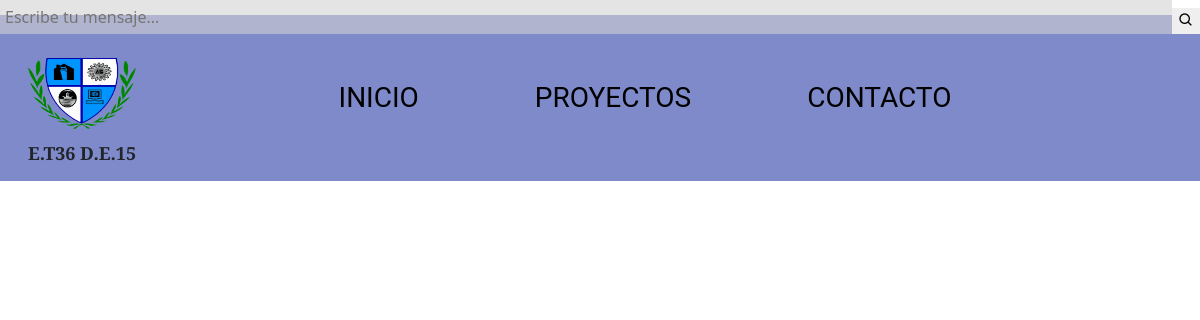
/contacto/, run on an earlier commit of the app's database.
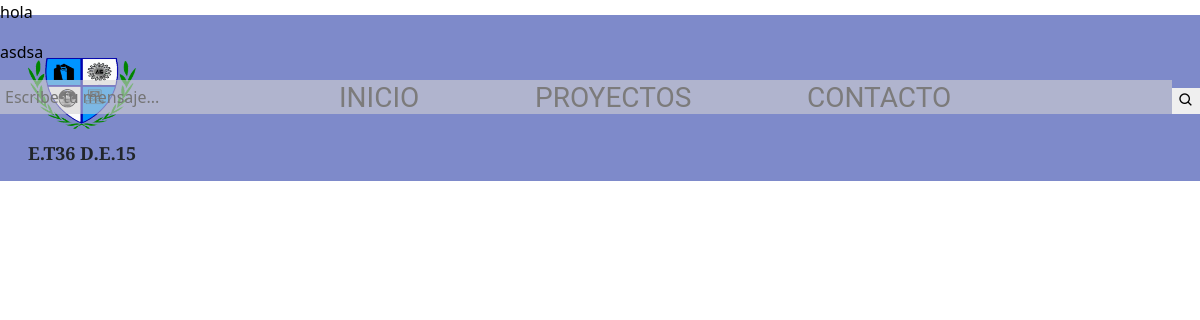
And on a later commit of the database.
### tatoApp/models.py (models this page shows)
class Messages(models.Model):
    content = models.TextField(max_length=180)
    created_at = models.DateTimeField(auto_now_add=True)

### tatoApp/views.py (the view)
# urls.py: path('contacto/', views.contacto, name="contacto"),
def contacto(request):
    mensajes = Messages.objects.all()
    return render(request, 'contacto.html', {
        'mensajes':mensajes
    })

### tatoApp/templates/contacto.html (shortened to what this page needs)
{% load static %}
<!DOCTYPE html>
<html lang="en">
    <!DOCTYPE html>
    <html lang="en">
    <head>
      <link rel="stylesheet" href="{% static 'style.css' %}">
      <link rel="stylesheet" href="https://unpkg.com/aos@next/dist/aos.css"/>
      <link href='https://unpkg.com/boxicons@2.1.4/css/boxicons.min.css' rel='stylesheet'>
      <link href="https://cdn.jsdelivr.net/npm/bootstrap@5.3.0-alpha2/dist/css/bootstrap.min.css" rel="stylesheet"
>
      <link rel="stylesheet" href="https://unpkg.com/swiper@8/swiper-bundle.min.css" />
    </head>
    <body>
      <header id="header">
        <nav class="navbar navbar-expand-lg">
          <div class="container-fluid">
            <div class="logo-container">
              <a href="index.html">
                <img class="img-logo" src="{% static 'logo-et36.png' %}" alt="logo-et36">
              </a>
              <h1 class="header-title">E.T36 D.E.15</h1>
            </div>
            <div class="collapse navbar-collapse justify-content-center" id="navbarSupportedContent">
              <ul class="navbar-nav mb-2 mb-lg-0">
                <li class="nav-item">
                  <div data-aos="zoom-out">
                    <a class="nav-link active" aria-current="page" href="index.html">INICIO</a>
                  </div>
                </li>
                <li class="nav-item">
                  <div data-aos="zoom-out">
                    <a class="nav-link active" aria-current="page" href="#">PROYECTOS</a>
                  </div>
                </li>
                <li class="nav-item">
                  <div data-aos="zoom-out">
                    <a class="nav-link active" aria-current="page" href="#">CONTACTO</a>
                  </div>
                </li>
              </ul>
            </div>
          </div>
        </nav>
      </header>
      <main class="mainMessages">
        <div class="messages">
          {% for mensaje in mensajes %}
            <p style="color:black;">{{mensaje.content}}</p>
          {% endfor %}
          <form action="{% url 'ask' %}" class="formMessage" method="POST">
              <input type="text" name="message" placeholder="Escribe tu mensaje..." required>
              <button class="sendMessage">
                <i class='bx bx-search'></i>
              </button>
          </form>
        </div>
      </main>
</body>
</html>

### tatoApp/static/style.css (style rules this page uses)
* { margin: 0; border: 0; box-sizing: border-box; }
html { scroll-behavior: smooth; }
body { overflow-x: hidden; }
:root { --primary: rgba(94, 109, 189, 0.8); ; --white: #ffffff; --bg: #f5f5f5; }
#header { width: 100%; background-color: rgba(94, 109, 189, 0.8); margin-top: 15px; box-shadow: black; }
.logo-container { display: flex; flex-direction: column; }
.header-title { display: flex; justify-content: center; font-family: 'EB Garamond', serif; font-weight: bold; margin-top: -20px; font-size: 18px; }
.img-logo { width: 120px; height: 120px; margin: 10px; }
.navbar-collapse { display: flex; justify-content: center; }
.navbar-nav { display: flex; justify-content: space-between; margin-left: -50px; }
.nav-item { margin: 0px 50px 0px 50px; }
.nav-link { font-family: 'Roboto', monospace; font-size: 28px !important; font-weight: bold; }

### tatoApp/templates/contacto.html (style rules this page uses)
.mainMessages { position: absolute; top: 0; left: 0; width: 100vw; height: 100vh; overflow: hidden; display: flex; }
.messages { height: 100%; width: 100%; display: flex; flex-direction: column; align-self: flex-end; }
input[name="message"], .formMessage { width: 100%; border: none; outline: none; }
input[name="message"] { padding: 5px; background-color: rgba(211, 210, 210, 0.589); }
.formMessage { display: flex; align-items: flex-end; justify-self: flex-end; }

What changed in the data, as far as the page shows it:
added Messages: content "hola"
added Messages: content "asdsa"
